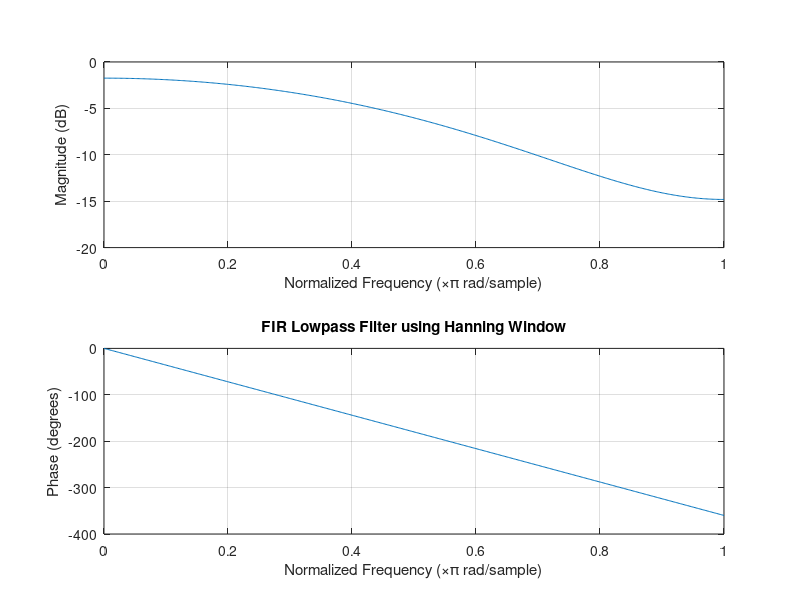

The MATLAB script that drew this image:
clc;
clear varse;
close all;
fc=250;
fs=1000;
M=input('enter the number');
wc=2*pi*fc/fs;
alp=(M-1)/2;
hd=[];
for n=0:M-1
    if (n==alp)
        x=wc/pi;
        hd=[hd x];
    else
        y=sin((n-alp)*wc)/((n-alp)*pi);
        hd=[hd y];
    end
end
wn=[];
for i=0:M-1
    h=0.5-0.5*cos((2*pi*i)/(M-1));
    wn=[wn h];
end
hn=hd.*wn;
freqz(hn,1);
title('FIR Lowpass Filter using Hanning Window');
